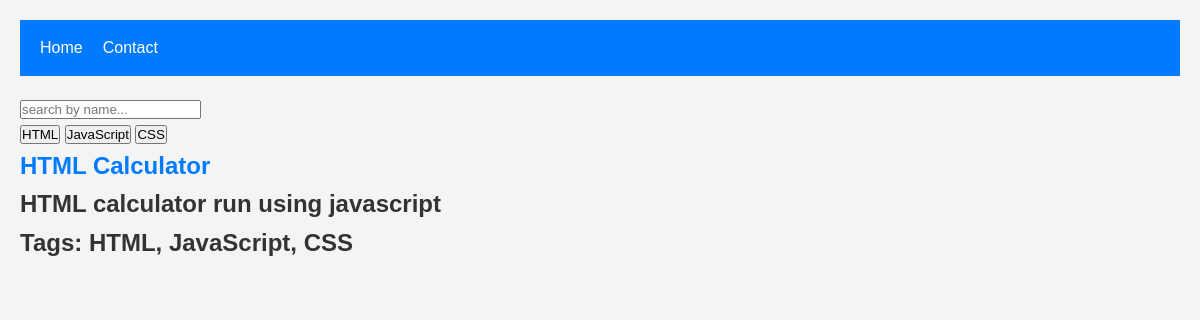
Before: / with the older database file.
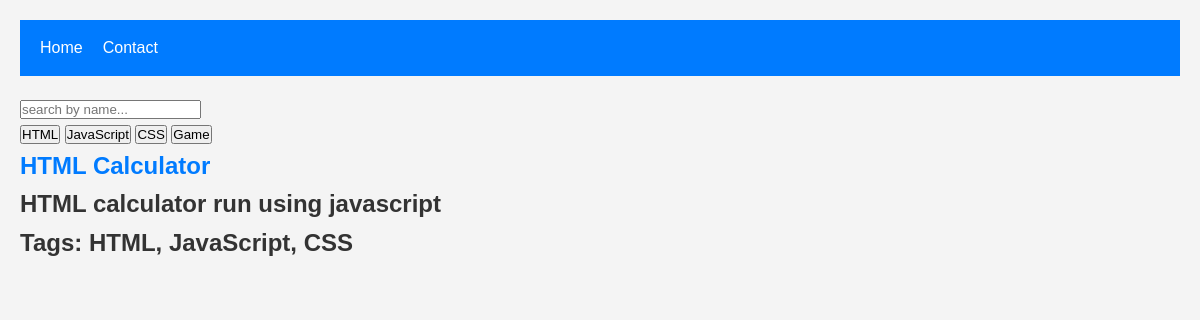
After: the same page with the newer database file.
### main/models.py (models this page shows, shortened)
class Tag(models.Model):
    name = models.CharField(max_length=100,unique=True)
    def __str__(self):
        return self.name

class Project(models.Model):
    title = models.CharField(max_length=200)
    description = models.TextField()
    tags = models.ManyToManyField(Tag, related_name="projects")
    link = models.URLField(max_length=200, blank = True)

### main/views.py (the view)
# urls.py: path("", views.home, name="home"),
def home(request):
    projects=Project.objects.all()
    tags=Tag.objects.all()
    return render(request, "home.html", {"projects": projects, "tags": tags})

### main/templates/home.html (shortened to what this page needs)
{% extends 'base.html'%}
{%load static%}
{% block extrahead %}
<link rel="stylesheet" href="{% static 'css/home.css' %}">
{% endblock extrahead %}
{% block content %}
<div class="filters">
<input type="text" id="name-search" placeholder="search by name..."/>
<div class="tags-list">
    {% for tag in tags%}
        <button class="tag" data-tag="{{tag.name|lower}}">{{tag.name}}</button>
    {% endfor %}
</div>
<div class="projects-list">
    {% for project in projects%}
        <div class="project" data-name="{{ project.title|lower}}" data-tags="{{project.tags.all|join:', '|lower}}">
            <h2><a href={% url 'project' project.id%}>{{project.title}}</a><h2>
            <p>{{project.description}}</p>
            <p>Tags: {{project.tags.all|join:', '}}</p>
        </div>
    {% endfor %}
</div>
</div>
{% endblock content %}

### main/templates/base.html (shortened to what this page needs)
{% load static %}
<!DOCTYPE html>
<html>
    <head>
        <link rel="stylesheet" href="{% static 'css/base.css' %}">
        {% block extrahead %}
        {% endblock extrahead %}
    </head>
    <body>
        <header>
            <ul class="nav-menu">
                <li><a href="/home">Home</a></li>
                <li><a href="/contact">Contact</a></li>
            </ul>
        </header>
        <main>
                {% block content %}
                {% endblock content %}
        </main>
    </body>
</html>

### main/static/css/base.css (style rules this page uses)
* { box-sizing: border-box; margin: 0; padding: 0; font-family: "Arial", sans-serif; }
body { font-family: "Segoe UI", Tahoma, Geneva, Verdana, sans-serif; line-height: 1.6; color: #333; background-color: #f4f4f4; padding: 20px; }
a { color: #007bff; text-decoration: none; }
header { background-color: #007bff; color: white; padding: 10px 20px; }
.nav-menu { list-style: none; display: flex; justify-content: flex-start; gap: 20px; }
.nav-menu li { padding: 5px 0; }
.nav-menu a { color: white; transition: color 0.3s ease; }
main { margin-top: 20px; }

Changed rows visible on the page:
added Tag: name "Game"
